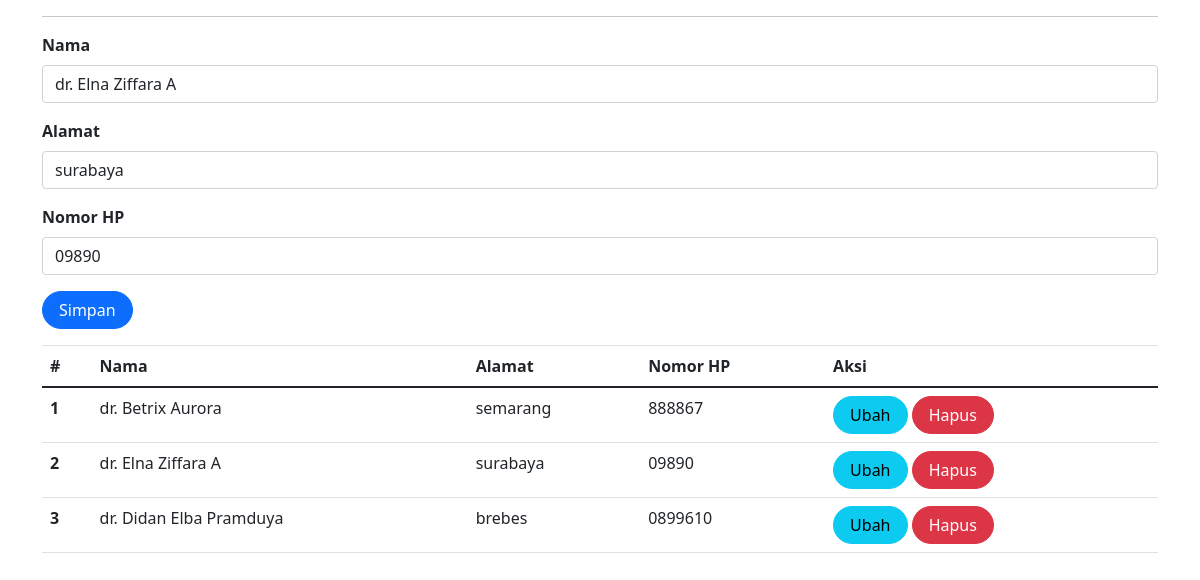
The app's page /dokter.php?id=6 (signed in) with its own data.
### tables this page shows
CREATE TABLE `dokter` (
  `id` int(10) UNSIGNED NOT NULL,
  `nama` varchar(255) DEFAULT NULL,
  `alamat` varchar(255) DEFAULT NULL,
  `no_hp` varchar(50) DEFAULT NULL
);

### dokter.php (the view, shortened to what this page needs)
<?php
include_once("koneksi.php");
?>
<!DOCTYPE html>
<html lang="en">
<head>
    <link rel="stylesheet" href="assets/css/bootstrap.css">
    <link href="https://cdn.jsdelivr.net/npm/bootstrap@5.0.2/dist/css/bootstrap.min.css"
        rel="stylesheet"
>
</head>
<body>
    <div class="container">
        <hr>
        <form class="row" method="POST" action="" name="myForm" onsubmit="return validate();">
            <?php
            $nama = '';
            $alamat = '';
            $no_hp = '';
            if (isset($_GET['id'])) {
                $ambil = mysqli_query($mysqli, "SELECT * FROM dokter WHERE id='" . $_GET['id'] . "'");
                if ($ambil) {
                    $row = mysqli_fetch_array($ambil);
                    $nama = $row['nama'];
                    $alamat = $row['alamat'];
                    $no_hp = $row['no_hp'];
                } else {
                    echo "Error: " . mysqli_error($mysqli);
                }
                ?>
            <?php
            }
            ?>
            <div class="form-group">
                <label for="inputNama" class="form-label fw-bold">Nama</label>
                <input type="text" class="form-control" name="nama" id="inputNama" placeholder="Nama" value="<?php echo $nama; ?>">
            </div>
            <div class="form-group">
                <label for="inputAlamat" class="form-label fw-bold">Alamat</label>
                <input type="text" class="form-control" name="alamat" id="inputAlamat" placeholder="Alamat" value="<?php echo $alamat; ?>">
            </div>
            <div class="form-group">
                <label for="inputNoHP" class="form-label fw-bold">Nomor HP</label>
                <input type="text" class="form-control" name="no_hp" id="inputNoHP" placeholder="Nomor HP" value="<?php echo $no_hp; ?>">
            </div>
            <div class="form-group">
                <button type="submit" class="btn btn-primary rounded-pill px-3" name="simpan">Simpan</button>
            </div>
        </form>
        <table class="table table-hover">
            <thead>
                <tr>
                    <th scope="col">#</th>
                    <th scope="col">Nama</th>
                    <th scope="col">Alamat</th>
                    <th scope="col">Nomor HP</th>
                    <th scope="col">Aksi</th>
                </tr>
            </thead>
            <tbody>
                <?php
                $result = mysqli_query($mysqli, "SELECT * FROM dokter");
                if ($result) {
                    $no = 1;
                    while ($data = mysqli_fetch_array($result)) {
                    ?>
                        <tr>
                            <th scope="row"><?php echo $no++ ?></th>
                            <td><?php echo $data['nama'] ?></td>
                            <td><?php echo $data['alamat'] ?></td>
                            <td><?php echo $data['no_hp'] ?></td>
                            <td>
                                <a class="btn btn-info rounded-pill px-3" href="dokter.php?id=<?php echo $data['id'] ?>">Ubah</a>
                                <a class="btn btn-danger rounded-pill px-3" href="dokter.php?id=<?php echo $data['id'] ?>&aksi=hapus">Hapus</a>
                            </td>
                        </tr>
                    <?php
                    }
                } else {
                    echo "Error: " . mysqli_error($mysqli);
                }
                ?>
            </tbody>
        </table>
    </div>
</body>
</html>

### records on screen
dokter: nama "dr. Elna Ziffara A", alamat "surabaya", no_hp "09890"
dokter: nama "dr. Betrix Aurora", alamat "semarang", no_hp "888867"
dokter: nama "dr. Didan Elba Pramduya", alamat "brebes", no_hp "0899610"
